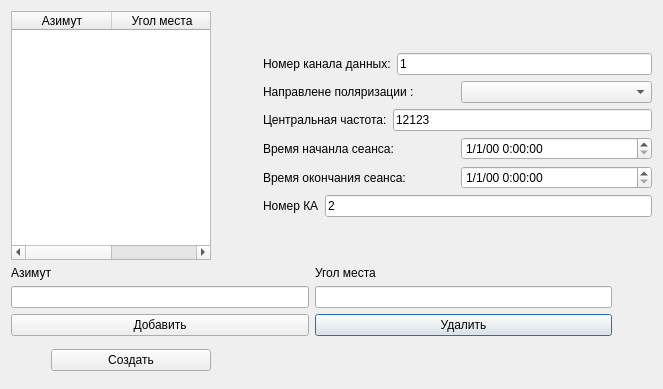
<?xml version="1.0" encoding="UTF-8"?>
<ui version="4.0">
 <class>C_window</class>
 <widget class="QDialog" name="C_window">
  <property name="geometry">
   <rect>
    <x>0</x>
    <y>0</y>
    <width>663</width>
    <height>389</height>
   </rect>
  </property>
  <property name="windowTitle">
   <string>Dialog</string>
  </property>
  <layout class="QGridLayout" name="gridLayout_2">
   <item row="0" column="0" rowspan="8">
    <widget class="QTableWidget" name="tableWidget">
     <property name="sizePolicy">
      <sizepolicy hsizetype="Minimum" vsizetype="Expanding">
       <horstretch>0</horstretch>
       <verstretch>0</verstretch>
      </sizepolicy>
     </property>
     <property name="maximumSize">
      <size>
       <width>200</width>
       <height>16777215</height>
      </size>
     </property>
     <property name="selectionBehavior">
      <enum>QAbstractItemView::SelectItems</enum>
     </property>
     <column>
      <property name="text">
       <string>Азимут</string>
      </property>
     </column>
     <column>
      <property name="text">
       <string>Угол места</string>
      </property>
     </column>
    </widget>
   </item>
   <item row="0" column="1">
    <spacer name="horizontalSpacer_3">
     <property name="orientation">
      <enum>Qt::Vertical</enum>
     </property>
     <property name="sizeHint" stdset="0">
      <size>
       <width>40</width>
       <height>20</height>
      </size>
     </property>
    </spacer>
   </item>
   <item row="1" column="2">
    <layout class="QHBoxLayout" name="horizontalLayout">
     <item>
      <widget class="QLabel" name="label">
       <property name="sizePolicy">
        <sizepolicy hsizetype="Preferred" vsizetype="Minimum">
         <horstretch>0</horstretch>
         <verstretch>0</verstretch>
        </sizepolicy>
       </property>
       <property name="text">
        <string>Номер канала данных:</string>
       </property>
      </widget>
     </item>
     <item>
      <widget class="QLineEdit" name="ln_session">
       <property name="text">
        <string>1</string>
       </property>
      </widget>
     </item>
    </layout>
   </item>
   <item row="2" column="2">
    <layout class="QHBoxLayout" name="horizontalLayout_2">
     <item>
      <widget class="QLabel" name="label_2">
       <property name="sizePolicy">
        <sizepolicy hsizetype="Preferred" vsizetype="Minimum">
         <horstretch>0</horstretch>
         <verstretch>0</verstretch>
        </sizepolicy>
       </property>
       <property name="text">
        <string>Направлене поляризации :</string>
       </property>
      </widget>
     </item>
     <item>
      <widget class="QComboBox" name="cb_pol"/>
     </item>
    </layout>
   </item>
   <item row="3" column="2">
    <layout class="QHBoxLayout" name="horizontalLayout_3">
     <item>
      <widget class="QLabel" name="label_3">
       <property name="sizePolicy">
        <sizepolicy hsizetype="Preferred" vsizetype="Minimum">
         <horstretch>0</horstretch>
         <verstretch>0</verstretch>
        </sizepolicy>
       </property>
       <property name="text">
        <string>Центральная частота:</string>
       </property>
      </widget>
     </item>
     <item>
      <widget class="QLineEdit" name="ln_freq">
       <property name="text">
        <string>12123</string>
       </property>
      </widget>
     </item>
    </layout>
   </item>
   <item row="4" column="2">
    <layout class="QHBoxLayout" name="horizontalLayout_4">
     <item>
      <widget class="QLabel" name="label_4">
       <property name="sizePolicy">
        <sizepolicy hsizetype="Preferred" vsizetype="Minimum">
         <horstretch>0</horstretch>
         <verstretch>0</verstretch>
        </sizepolicy>
       </property>
       <property name="text">
        <string>Время начанла сеанса:</string>
       </property>
      </widget>
     </item>
     <item>
      <widget class="QDateTimeEdit" name="dateTimeEdit">
       <property name="displayFormat">
        <string>d/M/yy h:mm:ss</string>
       </property>
      </widget>
     </item>
    </layout>
   </item>
   <item row="5" column="2">
    <layout class="QHBoxLayout" name="horizontalLayout_5">
     <item>
      <widget class="QLabel" name="label_5">
       <property name="sizePolicy">
        <sizepolicy hsizetype="Preferred" vsizetype="Minimum">
         <horstretch>0</horstretch>
         <verstretch>0</verstretch>
        </sizepolicy>
       </property>
       <property name="text">
        <string>Время окончания сеанса:</string>
       </property>
      </widget>
     </item>
     <item>
      <widget class="QDateTimeEdit" name="dateTimeEdit_2">
       <property name="displayFormat">
        <string>d/M/yy h:mm:ss</string>
       </property>
      </widget>
     </item>
    </layout>
   </item>
   <item row="6" column="2">
    <layout class="QHBoxLayout" name="horizontalLayout_9">
     <item>
      <widget class="QLabel" name="label_9">
       <property name="text">
        <string>Номер КА</string>
       </property>
      </widget>
     </item>
     <item>
      <widget class="QLineEdit" name="lineEdit">
       <property name="text">
        <string>2</string>
       </property>
      </widget>
     </item>
    </layout>
   </item>
   <item row="7" column="2">
    <widget class="QLabel" name="label_6">
     <property name="sizePolicy">
      <sizepolicy hsizetype="Preferred" vsizetype="Expanding">
       <horstretch>0</horstretch>
       <verstretch>0</verstretch>
      </sizepolicy>
     </property>
     <property name="text">
      <string/>
     </property>
    </widget>
   </item>
   <item row="8" column="0" colspan="3">
    <layout class="QGridLayout" name="gridLayout">
     <item row="1" column="1">
      <widget class="QPushButton" name="pushButton_2">
       <property name="text">
        <string>Удалить</string>
       </property>
      </widget>
     </item>
     <item row="0" column="2">
      <spacer name="horizontalSpacer_2">
       <property name="orientation">
        <enum>Qt::Vertical</enum>
       </property>
       <property name="sizeHint" stdset="0">
        <size>
         <width>40</width>
         <height>20</height>
        </size>
       </property>
      </spacer>
     </item>
     <item row="0" column="0">
      <layout class="QVBoxLayout" name="verticalLayout_2">
       <item>
        <widget class="QLabel" name="label_7">
         <property name="text">
          <string>Азимут</string>
         </property>
        </widget>
       </item>
       <item>
        <widget class="QLineEdit" name="ln_az">
         <property name="sizePolicy">
          <sizepolicy hsizetype="Minimum" vsizetype="Fixed">
           <horstretch>0</horstretch>
           <verstretch>0</verstretch>
          </sizepolicy>
         </property>
        </widget>
       </item>
      </layout>
     </item>
     <item row="1" column="0">
      <widget class="QPushButton" name="pushButton">
       <property name="text">
        <string>Добавить</string>
       </property>
      </widget>
     </item>
     <item row="0" column="1">
      <layout class="QVBoxLayout" name="verticalLayout_3">
       <item>
        <widget class="QLabel" name="label_8">
         <property name="text">
          <string>Угол места</string>
         </property>
        </widget>
       </item>
       <item>
        <widget class="QLineEdit" name="ln_angl">
         <property name="sizePolicy">
          <sizepolicy hsizetype="Minimum" vsizetype="Fixed">
           <horstretch>0</horstretch>
           <verstretch>0</verstretch>
          </sizepolicy>
         </property>
        </widget>
       </item>
      </layout>
     </item>
    </layout>
   </item>
   <item row="9" column="0">
    <layout class="QHBoxLayout" name="horizontalLayout_7">
     <item>
      <spacer name="horizontalSpacer">
       <property name="orientation">
        <enum>Qt::Vertical</enum>
       </property>
       <property name="sizeHint" stdset="0">
        <size>
         <width>40</width>
         <height>20</height>
        </size>
       </property>
      </spacer>
     </item>
     <item>
      <widget class="QPushButton" name="pushButton_3">
       <property name="sizePolicy">
        <sizepolicy hsizetype="Minimum" vsizetype="Fixed">
         <horstretch>0</horstretch>
         <verstretch>0</verstretch>
        </sizepolicy>
       </property>
       <property name="minimumSize">
        <size>
         <width>100</width>
         <height>0</height>
        </size>
       </property>
       <property name="text">
        <string>Создать</string>
       </property>
      </widget>
     </item>
    </layout>
   </item>
  </layout>
 </widget>
 <resources/>
 <connections/>
</ui>
